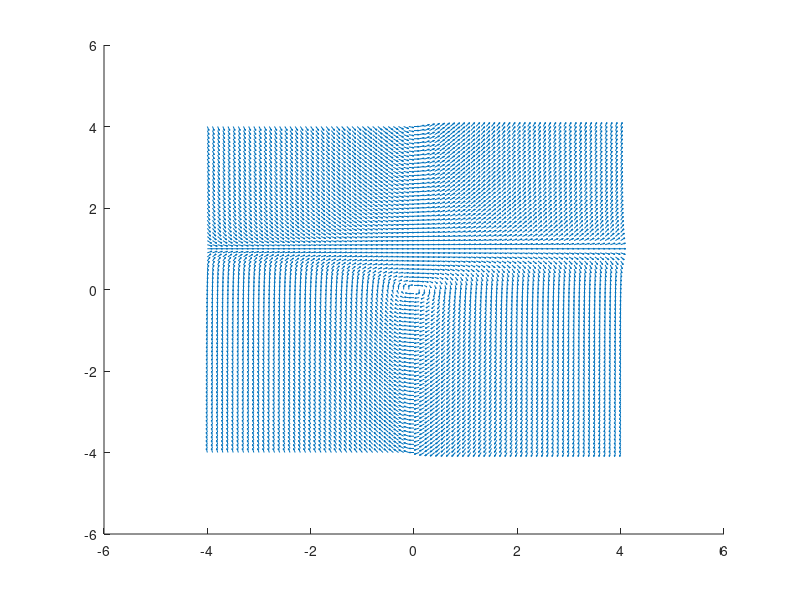

MATLAB code to generate this figure:
function example_vector_field
%this MATLAB script demonstrates how to plot a vector field for a two dimensional dynamic system.
clear all;
close all;

%create vectors which define the range of your mesh points
x1=-4:0.1:4;
x2=-4:0.1:4;

%use the MATLAB command "meshgrid" to generate mesh points
[X1,X2] = meshgrid(x1,x2);

%set your input to zero
U=0;

%compute the derivatives of the dynamical system at each meshpoint using
%your dynamics function.
[DX1 DX2] = dynamics(X1,X2,U);

%normalize the derivatives
DX1=DX1./sqrt(DX1.^2+DX2.^2);
DX2=DX2./sqrt(DX1.^2+DX2.^2);

%use the MATLAB function "quiver" to plot the normalized vector field
figure(3)
hold on
quiver(X1,X2,DX1,DX2);
hold off

end

%system dynamics function (use pointwise multiplication)
function [Xdot1, Xdot2] = dynamics(X1,X2,U)


Xdot1=X2;
Xdot2=-X1+X1.*X2+U;

end
